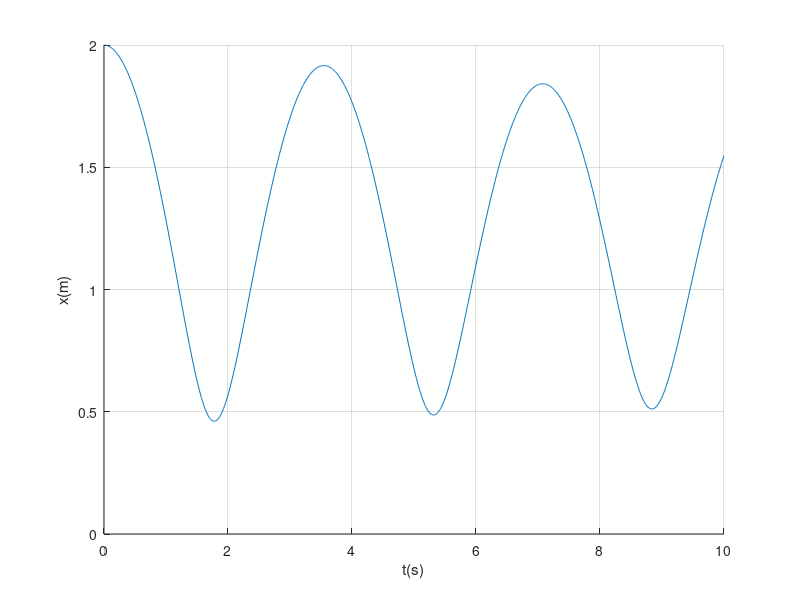

Write the MATLAB code that produced this figure.
hold on; grid on;

kappa = 1.4;
g = 9.81;

h = 0.01;
t = 0:h:10;

yc = zeros (2,length(t));
yc(1,1) = 2;
yc(2,1) = 0;

f = @(yc) [yc(2);g*(yc(1)^(-kappa) - 1)];

opt = optimset('Display','off','TolFun',1e-8);

for i = 1:(length(t) - 1)
    
    r = @(ycnext) (yc(:,i) + h/2*feval(f, ycnext) - ycnext);
    yc(:,i+1) = fsolve(r, yc(:,i), opt);
    
end

plot(t,yc(1,:));
xlabel('t(s)');
ylabel('x(m)');

print -depsc modsim_ex4_2c.eps